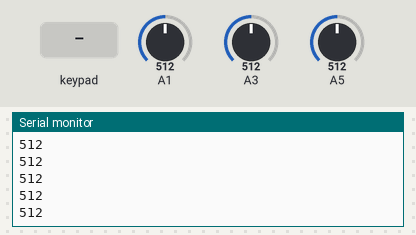
Bench run of a sketch on a simulated Arduino Uno, built with avr-gcc and run on an emulated ATmega328P. Shown: the last lines printed to the serial monitor. The inputs (shaded band) are chosen by the test bench; at power-on: A5 = 512, A1 = 512, A3 = 512.

Above: at 1.2 s.
1.3 s: key '8' pressed
At 1.33 s:
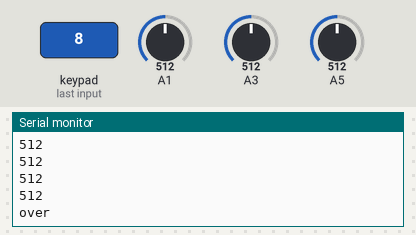
3.2 s: keypad keys 5 1 2 pressed 0.4 s apart
At 3.24 s:
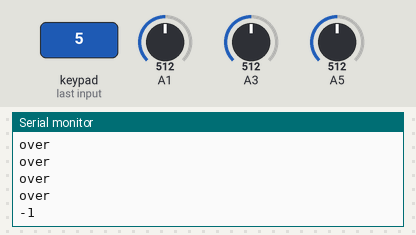
5.9 s: key '4' pressed
At 5.93 s:
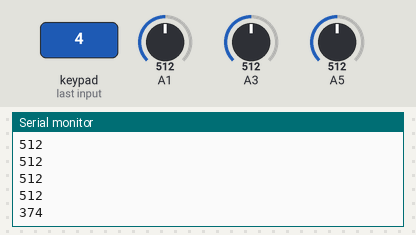
7.4 s: A5 set to 716
At 7.4 s:
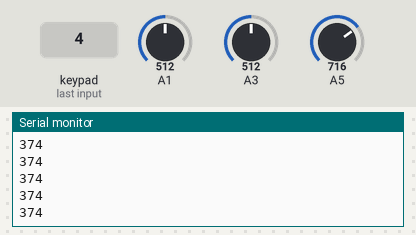
8.9 s: key '8' pressed
At 8.92 s:
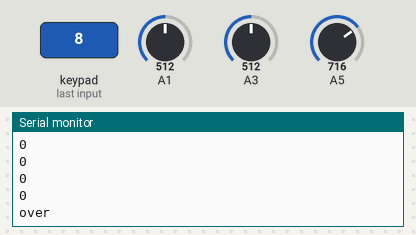
11.9 s: keypad keys 9 8 7 6 pressed 0.4 s apart
At 11.95 s:
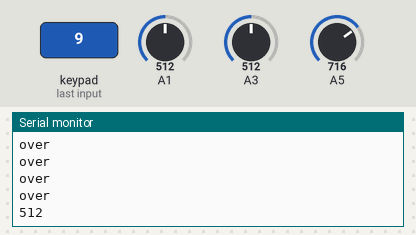
Timing chart, 0 to 14.9 s (numbered marks = the images above; inputs shaded):
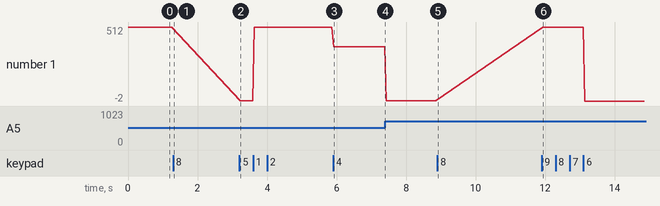

The sketch:

arduino.ino
```cpp
/* Based on CustomKeypad.pde
   Original author Alexander Brevig
*/
#include <Keypad.h>

const byte ROWS = 4; //four rows
const byte COLS = 4; //four columns
//define the cymbols on the buttons of the keypads

int v0 = 0;
int v1 = 0;
int v2 = 0;
int v3 = 0;
int v4 = 0;
int v5 = 0;
char trans;
char hexaKeys[ROWS][COLS] = {
    {'0', '1', '2', '3'},
    {'4', '5', '6', '7'},
    {'8', '9', 'A', 'B'},
    {'C', 'D', 'E', 'F'}};
byte rowPins[ROWS] = {9, 8, 7, 6}; //connect to the row pinouts of the keypad
byte colPins[COLS] = {5, 4, 3, 2}; //connect to the column pinouts of the keypad

//initialize an instance of class NewKeypad
Keypad customKeypad = Keypad(makeKeymap(hexaKeys), rowPins, colPins, ROWS, COLS);

void setup()
{
  Serial.begin(9600);
}

void loop()
{
  char customKey = customKeypad.getKey();
  if (customKey)
  {
    trans = customKey;
  }
  if (trans)
  {
    switch (trans)
    {
    case '0':
      v0 = analogRead(0);
      Serial.println(v0);
      break;

    case '1':
      v1 = analogRead(1);
      Serial.println(v1);
      break;

    case '2':
      v2 = analogRead(3);
      Serial.println(v2);
      break;

    case '3':
      v3 = analogRead(4);
      Serial.println(v3);
      break;

    case '4':
      v4 = analogRead(5);
      v4 = 394.58 + 4.94991 * v4 - 0.00974494 * v4 * v4;
      if (v4 < 0)
      {
        v4 = 0;
      }
      if (v4 > 1023)
      {
        v4 = 1023;
      }
      Serial.println(v4);
      break;

    case '5':
      Serial.println("-1");
      break;

    case '6':
      Serial.println("-2");
      break;

    case '7':
      Serial.println("512");
      break;

    case '8':
      Serial.println("over");
      break;

    default:
      Serial.println("512");
      break;
    }
  }
  else
  {
    Serial.println("512");
  }
  delay(50);
}
```

Measured:
- after the input at 1.3 s, the serial monitor: prints a new line at once (image 1)
- after the input at 3.2 s, the serial monitor: prints a new line at once (image 2)
- after the input at 5.9 s, the serial monitor: prints a new line at once (image 3)
- after the input at 8.9 s, the serial monitor: prints a new line at once (image 5)
- after the input at 11.9 s, the serial monitor: prints a new line at once (image 6)
- plotted number 1: 512 → 374 after the input at 5.9 s, 374 → 0 after the input at 7.4 s, 0 → -2 after the input at 11.9 s
